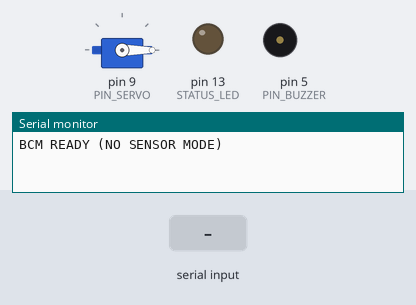
A sketch run on a simulated Arduino Uno, built with avr-gcc and run on an emulated ATmega328P. On the bench: servo, output pins drawn as LEDs (lit = HIGH), buzzer (waves = sounding, pin HIGH), the last lines printed to the serial monitor. Inputs (shaded band) come from the test bench.

Above: at 1.8 s.
1.9 s: "CMD_UNLOCK\n" received over Serial
At 2.6 s:
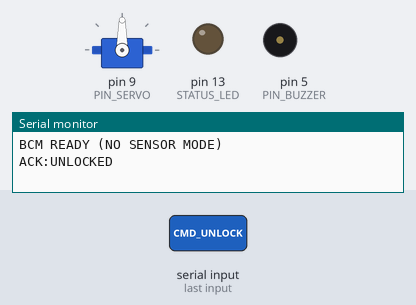
3.4 s: "CMD_LOCK\n" received over Serial
At 4.6 s:
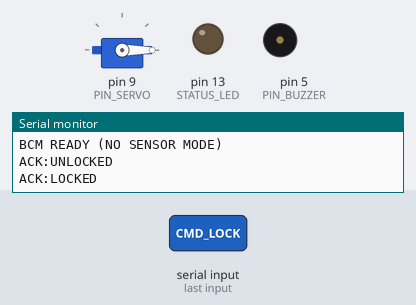
Timing chart, 0 to 6.4 s (numbered marks = the images above; inputs shaded):
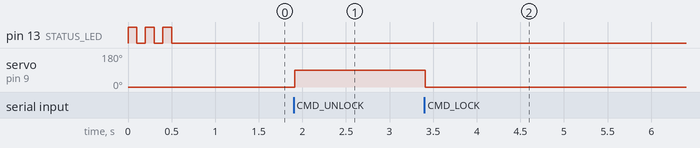

The sketch:

BCM.ino
```cpp
/*
  Project: CARBERUS - Body Control Module (BCM)
  Hardware: Arduino Uno + Servo + Buzzer + LED
  Logic: Open Loop with Manual Tone Generation
*/

#include <Servo.h>

// --- PIN CONFIGURATION ---
const int PIN_SERVO = 9;
const int PIN_BUZZER = 5;
const int STATUS_LED = 13;

Servo myServo;

// --- SYSTEM STATES ---
enum State { LOCKED, UNLOCKED };
State currentState = LOCKED;

unsigned long unlockTime = 0;
const int AUTO_RELOCK_DELAY = 10000; // 10 Seconds auto-relock

void setup() {
  Serial.begin(9600);

  pinMode(PIN_BUZZER, OUTPUT);
  pinMode(STATUS_LED, OUTPUT);

  // Reset output
  digitalWrite(PIN_BUZZER, LOW);
  digitalWrite(STATUS_LED, LOW);

  myServo.attach(PIN_SERVO);

  // Initial safety position
  myServo.write(0);
  currentState = LOCKED;

  // Visual startup feedback (3 blinks)
  for(int i=0; i<3; i++) {
    digitalWrite(STATUS_LED, HIGH); delay(100);
    digitalWrite(STATUS_LED, LOW); delay(100);
  }

  Serial.println("BCM READY (NO SENSOR MODE)");
}

void loop() {
  // 1. Read Commands
  if (Serial.available() > 0) {
    String cmd = Serial.readStringUntil('\n');
    cmd.trim();

    if (cmd == "CMD_UNLOCK") {
      unlockDoor();
    }
    else if (cmd == "CMD_LOCK") {
      lockDoor();
    }
  }

  // 2. Auto-Relock Logic
  if (currentState == UNLOCKED && (millis() - unlockTime > AUTO_RELOCK_DELAY)) {
    Serial.println("STATUS:TIMEOUT");
    lockDoor();
  }
}

// --- MANUAL SOUND FUNCTION (SERVO FIX) ---
// Manually generates a square wave to avoid conflicts with the Servo library
void manualBeep(int frequency, int duration_ms) {
  long delayAmount = (long)(1000000 / frequency) / 2;
  long numCycles = frequency * duration_ms / 1000;

  for (long i = 0; i < numCycles; i++) {
    digitalWrite(PIN_BUZZER, HIGH);
    delayMicroseconds(delayAmount);
    digitalWrite(PIN_BUZZER, LOW);
    delayMicroseconds(delayAmount);
  }
}

// --- ACTIONS ---

void unlockDoor() {
  if (currentState == LOCKED) {
    myServo.write(90); // Unlock Position
    currentState = UNLOCKED;
    unlockTime = millis(); // Reset timer

    // Feedback: DOUBLE HIGH BEEP + LED
    // 1st Beep
    digitalWrite(STATUS_LED, HIGH);
    manualBeep(2000, 100); // 2000Hz for 100ms
    digitalWrite(STATUS_LED, LOW);

    delay(100); // Silent pause

    // 2nd Beep
    digitalWrite(STATUS_LED, HIGH);
    manualBeep(2000, 100);
    digitalWrite(STATUS_LED, LOW);

    Serial.println("ACK:UNLOCKED");
  }
}

void lockDoor() {
  if (currentState != LOCKED) {
    myServo.write(0); // Lock Position
    currentState = LOCKED;

    // Feedback: SINGLE LOW BEEP + LED
    digitalWrite(STATUS_LED, HIGH);
    manualBeep(800, 300); // 800Hz for 300ms
    digitalWrite(STATUS_LED, LOW);

    Serial.println("ACK:LOCKED");
  }
}
```

Measured:
- after the input at 1.9 s, servo on pin 9 (PIN_SERVO): 0° → 90° at once
- after the input at 3.4 s, servo on pin 9 (PIN_SERVO): 90° → 0° at once
